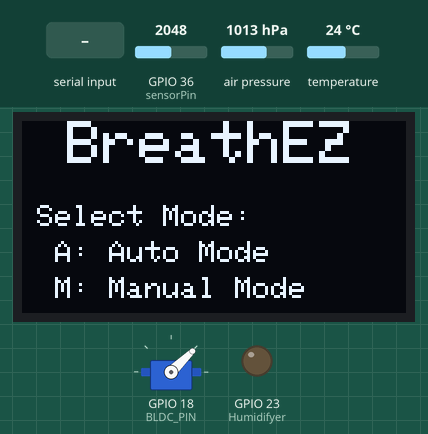
This sketch was run on a simulated ESP32. Parts: 128×64 one-colour display, servo, output pins drawn as LEDs (lit = HIGH). Inputs (shaded band) come from the test bench; at power-on: GPIO 36 (sensorPin) = 2048, air pressure 1013 hPa, temperature 24 °C. Nothing arrives over Bluetooth unless stated; what the sketch prints to the serial monitor is not drawn.

Above: at 7.2 s.
7.3 s: "A\n" received over the second serial link
At 8.5 s:
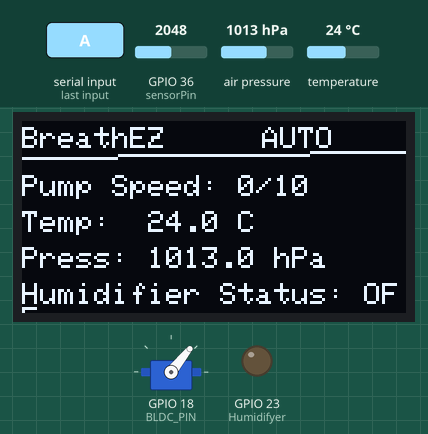
9.0 s: GPIO 36 (sensorPin) set to 2153
At 11.9 s:
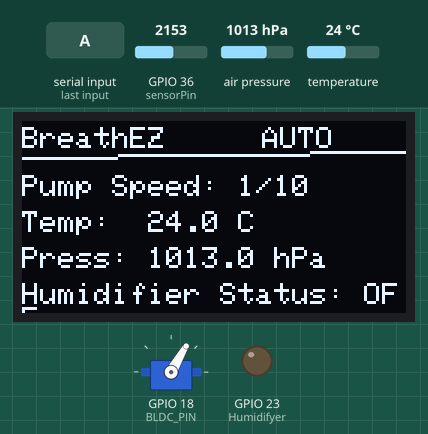
12.0 s: GPIO 36 (sensorPin) set to 1015
At 13.6 s:
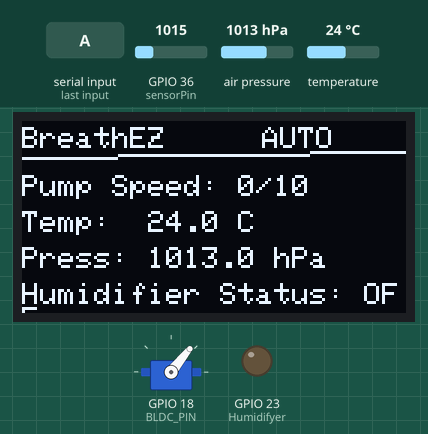
13.9 s: GPIO 36 (sensorPin) set to 919
At 15.8 s:
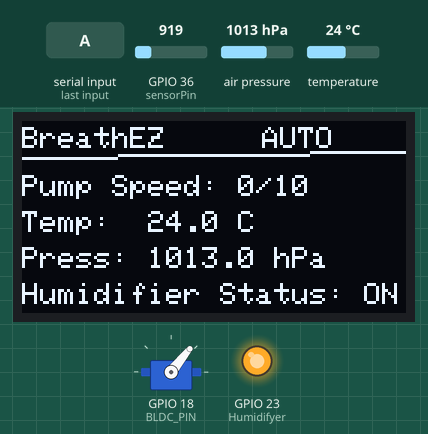
16.1 s: air pressure set to 952 hPa
At 17.4 s:
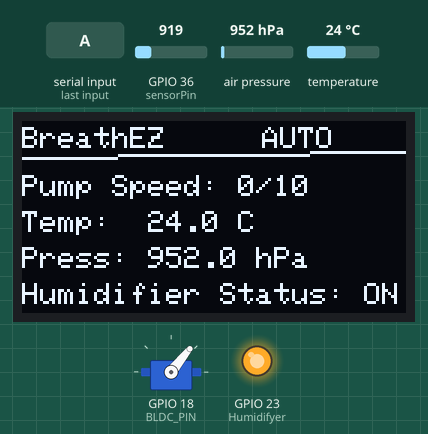
17.7 s: "R\n" received over the second serial link
At 18.8 s:
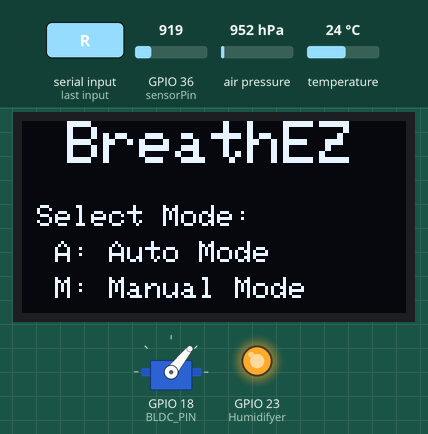
Timing chart, 0 to 20.4 s (numbered marks = the images above; inputs shaded):
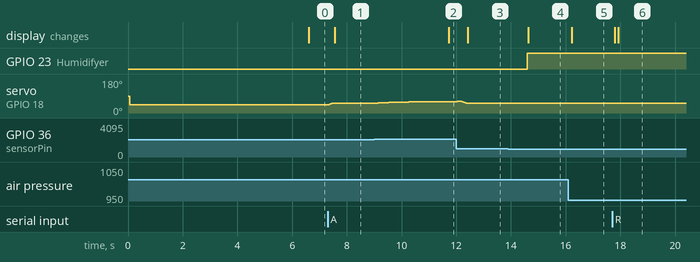

Measured:
- the behaviour switches between 2152 and 2153 on GPIO 36 (sensorPin) (found by bisection; images 1 and 2)
- the behaviour switches between 974 and 973 on GPIO 36 (sensorPin) (found by bisection; images 3 and 4)
- after the input at 7.3 s, servo on GPIO 18 (BLDC_PIN): 44° → 51° at once; the display: changes after 0.26 s (image 1)
- after the input at 9.0 s, servo on GPIO 18 (BLDC_PIN): moves from 51° to 60° over 1.7 s, starting after 0.12 s; the display: changes after 2.7 s (image 2)
- after the input at 12.0 s, the display: changes after 0.43 s (image 3)
- after the input at 13.9 s, GPIO 23 (Humidifyer): LOW → HIGH after 0.71 s; the display: changes after 0.74 s (image 4)
- after the input at 16.1 s, the display: changes after 0.12 s (image 5)
- after the input at 17.7 s, the display: first changes after 0.10 s (image 6 shows a later state)

The sketch:

ICCPDM_V1.ino
```cpp
#include <BluetoothSerial.h>
#include <Wire.h>
#include <Adafruit_BMP280.h>
#include <Adafruit_GFX.h>
#include <Adafruit_SSD1306.h>
#include <ESP32Servo.h>

// ----------------------------------------------------- Pin Config
#define sensorPin    36
#define Humidifyer   23
#define AIR_SDA_PIN  26
#define AIR_SCL_PIN  25
#define DIS_SDA_PIN  21
#define DIS_SCL_PIN  22
#define BLDC_PIN     18

// ----------------------------------------------------- Display Config
#define SCREEN_WIDTH  128
#define SCREEN_HEIGHT  64

// --------------------------------------------------------- Ramp Config
const int RAMP_STEP  = 10;   // µs per step
const int RAMP_DELAY = 20;   // ms between steps

// --------------------------------------------------------- System Mode
enum SystemMode { MODE_NONE, MODE_AUTO, MODE_MANUAL };
SystemMode systemMode = MODE_NONE;

// --------------------------------------------------------- ESC Global State
int currentSpeed  = 1000;
int targetSpeed   = 1074;     // stoping PWM 1074 / 1075 theke start
int manualSpeedLVL = 0;       // last manual input (0–10), default

//---------------------------------------------------------- Sensor Veriables
float filteredValue = 2000.0;

// ---------------------------- Auto Calibration
int sensorBaseline  = 0;      // idle value captured at startup
int sensorRange     = 1000;    // expected working range above baseline — tune this
bool isCalibrated   = false;

//-------------------------------------------------------------- Air Preasure Sensor
float temperature = 28.3; //Air
float pressure = 1015.2;

// -------------------------------------------- I2C Buses
TwoWire I2C_BMP  = TwoWire(0);
TwoWire I2C_OLED = TwoWire(1);

// ----------------------------------------------- Objects setup
BluetoothSerial SerialBT;
Adafruit_BMP280 bmp(&I2C_BMP);
Adafruit_SSD1306 display(SCREEN_WIDTH, SCREEN_HEIGHT, &I2C_OLED, -1);
Servo esc;

// ─────────────────────────────────────────── Forward Declarations
void rampToSpeed(int target);
void sendModePrompt();
void parseBTInput();
void runAutoMode(int sensorValue);
void runManualMode();
void updateOLED(int sensorValue, float temperature, float pressure, int speedLVL, const char* h_status, const char* modeLabel);
void sendBTTelemetry(int sensorValue, float temperature, float pressure, int speedLVL, const char* h_status);


// ------------------------------------------------------------------------------------------------------ ********SETUP******
void setup()
{
  Serial.begin(115200);

  // ----------------------------------- Bluetooth Name
  SerialBT.begin("BreathEZ");

  // ------------------------------------- Humidifier
  pinMode(Humidifyer, OUTPUT);
  digitalWrite(Humidifyer, LOW);

  // ---------------------------------------------------- Air Pressure Sensor
  I2C_BMP.begin(AIR_SDA_PIN, AIR_SCL_PIN, 100000);
  // if (!bmp.begin(0x76))
  // {
  //   Serial.println("!!ERROR!! Air Preasure Sensor not found!");
  //   SerialBT.println("!!ERROR!! Air Preasure Sensor not found!");
  //   while (1);
  // }

  // ------------------------------------------------------------- OLED Display
  I2C_OLED.begin(DIS_SDA_PIN, DIS_SCL_PIN, 100000);
  if (!display.begin(SSD1306_SWITCHCAPVCC, 0x3C))
  {
    Serial.println("!!ERROR!! OLED not found!");
    Serial.println("!!ERROR!! OLED not found!");
    while (1);
  }
  display.clearDisplay();
  display.setTextSize(2);
  display.setTextColor(WHITE);
  display.setCursor(15, 25);
  display.println("BreathEZ");
  display.display();

  //-------------------------------------------- ESC / BLDC Arm Sequence
  esc.attach(BLDC_PIN);
  Serial.println("Arming ESC...");
  SerialBT.println("Arming ESC...");
  esc.writeMicroseconds(1000);
  delay(3000);

  calibrateSensor();

  Serial.println("System Initialized — Waiting for Bluetooth...");
  SerialBT.println("System Initialized");
}


//------------------------------------------------------------------------------------------------------ ******LOOP*****
void loop()
{
  if (systemMode == MODE_NONE)
  {
    if (SerialBT.connected())
    {
      // Prompt once when connection is detected
      static bool promptSent = false;
      if (!promptSent)
      {
        delay(500);
        sendModePrompt();
        promptSent = true;
      }
      parseBTInput(); // keep lisening to BT sigbnal

      // ---------------------------------- Mode Selector on OLED
      display.clearDisplay();
      display.setTextSize(2);
      display.setTextColor(WHITE);
      display.setCursor(15, 0);
      display.println("BreathEZ");
      display.setTextSize(1);
      display.setTextColor(WHITE);
      display.setCursor(5, 28);
      display.println("Select Mode:");
      display.setCursor(5, 40);
      display.println(" A: Auto Mode");
      display.setCursor(5, 52);
      display.println(" M: Manual Mode");
      display.display();
    }
    else
    {
      static bool promptSent = false;
      promptSent = false;

      display.clearDisplay();
      display.setTextSize(1);
      display.setTextColor(WHITE);
      display.setCursor(10, 25);
      display.println("Waiting for BT...");
      display.display();
    }
    return;   // Do NOT proceed to sensor/motor logic until mode is set
  }

  // -------------------------------------------------------- BT is connected & mode is set — check for new commands every loop
  parseBTInput();

  // -------------------------------------------------------- Sensor Value Read
  int sensorValue = readSensor();   // replaces analogRead(sensorPin)
  float temperature = bmp.readTemperature(); //Air
  float pressure    = bmp.readPressure() / 100.0f;  //Air  ~hPa
  // float altitude = bmp.readAltitude(1013.25);  //Air

  // -------------------------------------------------- Sensor Check
  if (sensorValue <= 0 || sensorValue > 4095)
  {
    Serial.println("!!ERROR!! Sensor not connected!");
    SerialBT.println("!!ERROR!! Sensor not connected!");
    delay(500);
    //return;
  }

  // ─────────────────────────────────────── Humidifier Control
  const char* H_status;
  if (sensorValue < 1000) // ************************************************CALIBRATION**************
  {
    digitalWrite(Humidifyer, HIGH);
    H_status = "ON";
  }
  else
  {
    digitalWrite(Humidifyer, LOW);
    H_status = "OFF";
  }

  // ------------------------------------------------------------- Fan / BLDC Control
  int SpeedLVL = 0;

  if (systemMode == MODE_AUTO)
  {
    // AUTO MODE
    if (systemMode == MODE_AUTO)
    {
      int BLDC_Speed = map(sensorValue, sensorBaseline, sensorBaseline + sensorRange, 1074, 2000);
      targetSpeed = constrain(BLDC_Speed, 1074, 2000);
      SpeedLVL    = map(targetSpeed, 1074, 2000, 0, 10);
      rampToSpeed(targetSpeed);
    }
    // ********************** CALIBRATION *************
    //int BLDC_Speed = map(sensorValue, 300, 3100, 1074, 2000);
    // targetSpeed = constrain(BLDC_Speed, 1074, 2000);
    // SpeedLVL = map(targetSpeed, 1000, 2000, 0, 10);
    // rampToSpeed(targetSpeed);
  }

  else if (systemMode == MODE_MANUAL)
  {
    // Manual: last user input drives speed (already stored in targetSpeed)
    SpeedLVL = manualSpeedLVL;
    // rampToSpeed is called inside parseBTInput when a new value arrives
    // but we re-apply here to hold the last commanded speed
    //esc.writeMicroseconds(targetSpeed); // ????????????????????????????????????????????????????????????
    rampToSpeed(targetSpeed);
  }

  // ----------------------------------------------------------------------- Mode label for display
  const char* modeLabel;
  if      (systemMode == MODE_AUTO)   modeLabel = "AUTO";
  else if (systemMode == MODE_MANUAL) modeLabel = "MANUAL";
  else                                modeLabel = "NONE";

  // ------------------------------------------------------------------- Serial Print
  Serial.print("MODE: ");
  Serial.print(modeLabel);
  Serial.print(", Paper Sensor: ");
  Serial.print(sensorValue);
  Serial.print(", Temp: ");
  Serial.print(temperature);
  Serial.print(" C");
  Serial.print(", Pressure: ");
  Serial.print(pressure);
  Serial.print(" hPa");
  Serial.print(", Speed LVL: ");
  Serial.print(SpeedLVL);
  Serial.print(", PWM: ");
  Serial.print(targetSpeed);
  Serial.print(", Humid status: ");
  Serial.println(H_status);

  // ----------------------------------------------------------------------- Bluetooth Telemetry
  sendBTTelemetry(sensorValue, temperature, pressure, SpeedLVL, H_status);

  // ------------------------------------------------------------------------------- OLED Update
  updateOLED(sensorValue, temperature, pressure, SpeedLVL, H_status, modeLabel);

  delay(100);
}

//----------------------------------------------------------------------------*******SENSOR*******
int readSensor()
{
    //----------------------------------- 1 Median to kill spikes
    const int SAMPLES = 9;
    int readings[SAMPLES];
    for (int i = 0; i < SAMPLES; i++)
    {
        readings[i] = analogRead(sensorPin);
        delay(2);
    }
    for (int i = 0; i < SAMPLES - 1; i++)
    {
        for (int j = 0; j < SAMPLES - i - 1; j++)
        {
            if (readings[j] > readings[j + 1])
            {
                int temp        = readings[j];
                readings[j]     = readings[j + 1];
                readings[j + 1] = temp;
            }
        }
    }
    int median = readings[SAMPLES / 2];

    //---------------------------------------- 2 EMA to smooth the median
    const float alpha = 0.2;
    filteredValue = (alpha * median) + ((1.0 - alpha) * filteredValue);
    return (int)filteredValue;
}


// -------------------------------------------------------------------------****** SENSOR CALIBRATION********

void calibrateSensor() {
    SerialBT.println("Calibrating sensor...");
    SerialBT.println("Keep device in RESTING state for 3 seconds.");
    Serial.println("Calibrating...");

    const int CAL_SAMPLES = 50;
    long sum = 0;

    for (int i = 0; i < CAL_SAMPLES; i++)
    {
        sum += analogRead(sensorPin);
        delay(60);   // spread over ~3 seconds total
    }

    sensorBaseline = sum / CAL_SAMPLES;
    isCalibrated   = true;

    Serial.print("Baseline captured: ");
    Serial.println(sensorBaseline);

    SerialBT.print("Calibration done! Baseline: ");
    SerialBT.println(sensorBaseline);
    SerialBT.println("System ready.");
}

// ------------------------------------------------------------------------- *****BLUETOOTH INPUT PARSER******

void parseBTInput()
{
  if (!SerialBT.available()) return;

  String input = ""; // Read full incoming string until newline or buffer empty
  while (SerialBT.available())
  {
    char c = (char)SerialBT.read();
    if (c == '\n' || c == '\r') break;
    input += c;
    delay(2);
  }
  input.trim();

  if (input.length() == 0) return;

  String upper = input;
  upper.toUpperCase();

  // ─---------------------------------------------------------------─ Mode Switch Commands
  if (upper == "A" || upper == "AUTO")
  {
    systemMode = MODE_AUTO;
    SerialBT.println("------------------------------");
    SerialBT.println("  Mode: AUTO  ");
    SerialBT.println("------------------------------");
    Serial.println("----------Mode Switched to AUTO-------------");
    targetSpeed = 1074;
    rampToSpeed(targetSpeed);
    return;
  }

  if (upper == "M" || upper == "MANUAL")
  {
    systemMode = MODE_MANUAL;
    SerialBT.println("------------------------------");
    SerialBT.println("  Mode: MANUAL  ");
    SerialBT.println("  Send speed level (0-10).");
    SerialBT.println("------------------------------");
    Serial.println("------------Mode Switched to MANUAL-----------");
    targetSpeed = 1074;
    rampToSpeed(targetSpeed);
    return;
  }

  if (upper == "R" || upper == "RESET")
  {
    systemMode = MODE_NONE;
    Serial.println("MODE: RESET");
    SerialBT.println("Reseting...");
    targetSpeed = 1074;
    rampToSpeed(targetSpeed);
    return;
  }
  if (upper == "C" || upper == "CAL")
  {
    systemMode = MODE_NONE;      // pause motor logic during calibration
    targetSpeed = 1074;
    rampToSpeed(targetSpeed);
    calibrateSensor();
    sendModePrompt();            // ask user to pick mode again after cal
    return;
  }

  if (systemMode == MODE_MANUAL)  // --------------- Manual Speed Input, only valid in MANUAL mode
  {
    bool isNumber = true;
    for (int i = 0; i < (int)input.length(); i++)
    {
      if (!isDigit(input[i]))
      {
        isNumber = false;
        break;
      }
    }

    if (isNumber)
    {
      int inputSpeed = input.toInt();
      inputSpeed     = constrain(inputSpeed, 0, 10);
      targetSpeed    = map(inputSpeed, 0, 10, 1074, 1800);
      manualSpeedLVL = inputSpeed;

      rampToSpeed(targetSpeed);

      SerialBT.print("MODE: MANUAL, Speed set to level ");
      SerialBT.print(inputSpeed);
      SerialBT.print("/10, PWM: ");
      SerialBT.print(targetSpeed);
      SerialBT.println(" µs");

      Serial.print("MODE: MANUAL, Speed LVL: ");
      Serial.print(inputSpeed);
      Serial.print(", PWM: ");
      Serial.print(targetSpeed);
      Serial.println(" µs");
    }
    else
    {
      SerialBT.println("!!Unknown command!! Send 0-10 for speed, or 'A' for Auto.");
    }
  }
  else if (systemMode == MODE_AUTO)
  {
    SerialBT.println("In AUTO mode. Send 'M' to switch to Manual.");
  }
  else
  {
    SerialBT.println("Please select mode: Send 'A' (Auto) or 'M' (Manual).");
  }
}

//  -------------------------------------------------------------------*********MODE PROMPT***********
void sendModePrompt()
{
  SerialBT.println("==============================");
  SerialBT.println("   Welcome to BreathEZ v1.0   ");
  SerialBT.println("==============================");
  SerialBT.println("Please select operating mode:");
  SerialBT.println("  A:  Auto Mode");
  SerialBT.println("  M:  Manual Mode");
  SerialBT.println("  C:  Recalibrate Sensor");
  SerialBT.println("        *Control Fan speed 0 to 10*");
  SerialBT.println("  R:  Reset");
  SerialBT.println("==============================");
  SerialBT.println("Send 'A' or 'M' to begin.");
  SerialBT.println("==============================");
}


// ----------------------------------------------------------------- *************BLUETOOTH TELEMETRY************
void sendBTTelemetry(int sensorValue, float temperature, float pressure, int speedLVL, const char* h_status)
{
  const char* modeStr = (systemMode == MODE_AUTO) ? "AUTO" : "MANUAL";

  SerialBT.print("Mode: ");
  SerialBT.print(modeStr);
  SerialBT.print(", Paper Sensor: ");
  SerialBT.print(sensorValue);
  SerialBT.print(", Temp: ");
  SerialBT.print(temperature);
  SerialBT.print("C");
  SerialBT.print(", Pressure: ");
  SerialBT.print(pressure);
  SerialBT.print("hPa");
  SerialBT.print(", Speed LVL: ");
  SerialBT.print(speedLVL);
  SerialBT.print("/10");
  SerialBT.print(", PWM: ");
  SerialBT.print(targetSpeed);
  SerialBT.print(", Humid Status: ");
  SerialBT.println(h_status);
}


// ------------------------------------------------------------------------ *********OLED DISPLAY**********
void updateOLED(int sensorValue, float temperature, float pressure, int speedLVL, const char* h_status, const char* modeLabel)
{
  display.clearDisplay();
  display.setTextColor(WHITE);

  // ── Header row
  display.setTextSize(1);
  display.setCursor(0, 2);
  display.print("BreathEZ");
  display.setCursor(80, 2);
  display.print(modeLabel);

  // ── Divider line (manual pixel draw)
  display.drawLine(0, 12, 127, 10, WHITE);

  // ── Data rows
  display.setCursor(0, 18);
  display.print("Pump Speed: ");
  display.print(speedLVL);
  display.print("/10");


  display.setCursor(0, 30);
  display.print("Temp:  ");
  display.print(temperature, 1);
  display.print(" C");

  display.setCursor(0, 42);
  display.print("Press: ");
  display.print(pressure, 1);
  display.print(" hPa");

  display.setCursor(0, 54);
  display.print("Humidifier Status: ");
  display.print(h_status);

  display.display();
}


// --------------------------------------------------------------------- *******ESC RAMP FUNCTION*******
void rampToSpeed(int target)
{
  target = constrain(target, 1000, 2000);

  if (currentSpeed < target) {
    for (int s = currentSpeed; s <= target; s += RAMP_STEP) {
      esc.writeMicroseconds(s);
      delay(RAMP_DELAY);
    }
  }
  else if (currentSpeed > target) {
    for (int s = currentSpeed; s >= target; s -= RAMP_STEP) {
      esc.writeMicroseconds(s);
      delay(RAMP_DELAY);
    }
  }

  esc.writeMicroseconds(target);  // land exactly on target
  currentSpeed = target;
  Serial.print("!!ESC!! Target reached: ");
  Serial.println(target);
}
```
